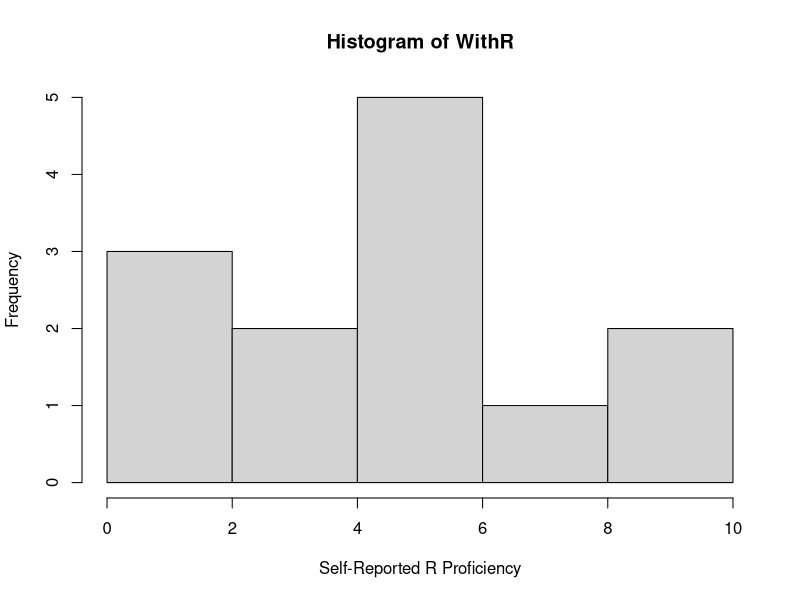

Reproduce this figure in R.
## ---- chunk 1
1+1
3*2
8^8
## ---- chunk 2
a <- 2 + 2
a
b <- a + 2
b
## ---- chunk 3
2==2 ## does equal 
2!=2 ## does not equal
## ---- chunk 4
#install.packages("ggplot2")
library(ggplot2)
## ---- chunk 5
v1 <- c(1, 2, 3, 4, 5) #numbers
v2 <- c("hello", "world") #characters 
v3 <- c("TRUE", "FALSE", "TRUE") #logical values (also could be - "T", "F", "T")
## ---- chunk 6
WithR <- c(8.5, 6.5, 4, 1, 3, 10, 5, 5, 5, 1, 1, 6, 6)
WithR
## ---- chunk 7
summary(WithR)
mean(WithR)
sd(WithR)
## ---- chunk 8
hist(WithR, xlab = "Self-Reported R Proficiency")
## ---- chunk 9
ClassSize <- 13 # Assingment
ClassSize
ClassSize <- length(WithR) ## legnth() will also give us the size of WithR
ClassSize
## ---- chunk 10
Names <- c("Jim", "Carole", "Joe", "Michelle", "Jen", "Pete", "Paul", "Tim", 
           "Jess", "Mark", "Jill", "Cam", "Kate") ## names are random to preserve anonymity
Names
## ---- chunk 11
NamesScores <- cbind.data.frame(Names, WithR) #column bind
NamesScores
## ---- chunk 12
NamesScoresR <- rbind(Names, WithR) # row bind
NamesScoresR <- as.data.frame(NamesScoresR) # make a dataframe
NamesScoresR
## ---- chunk 13
Age <- c(22, 31, 25, 21, 22, 35, 42, 27, 26, 33, 26, 28, 22) #make a vector of ages
Gender <- c("Male", "Female", "Male", "Female", "Female", "Male","Male","Male", "Female", "Male", "Female", "Male", "Female")
NamesScores <- cbind(NamesScores, Age, Gender) #column bind
NamesScores
## ---- chunk 14
write.csv(NamesScores, "NamesScores.csv")
## ---- chunk 15
NamesScores3 <- data.frame(
                    Names =c("Jim", "Carole", "Joe", "Michelle", "Jen", "Pete", "Paul", "Tim", 
                            "Jess", "Mark", "Jill", "Cam", "Kate") ,
                    Experience = c(8.5, 6.5, 4, 1, 3, 10, 5, 5, 5, 1, 1, 6, 6) , 
                    Age = c(22, 31, 25, 21, 22, 35, 42, 27, 26, 33, 26, 28, 22) , 
                    Gender = c("Male", "Female", "Male", "Female", "Female", "Male","Male","Male", "Female", "Male", "Female", "Male", "Female"))
NamesScores3            
## ---- chunk 16
## syntax: dataframe[rows, columns]
FirstFour <- NamesScores[1:4,] ## this means select row 1 through 4 in data frame NamesScores
FirstFour
## ---- chunk 17
SecondColumn <- NamesScores[,2] ## select column 2
SecondColumn 
## ---- chunk 18
obj1 <- c(1:13)
NamesScores2 <- cbind.data.frame(NamesScores, obj1)
NamesScores2
